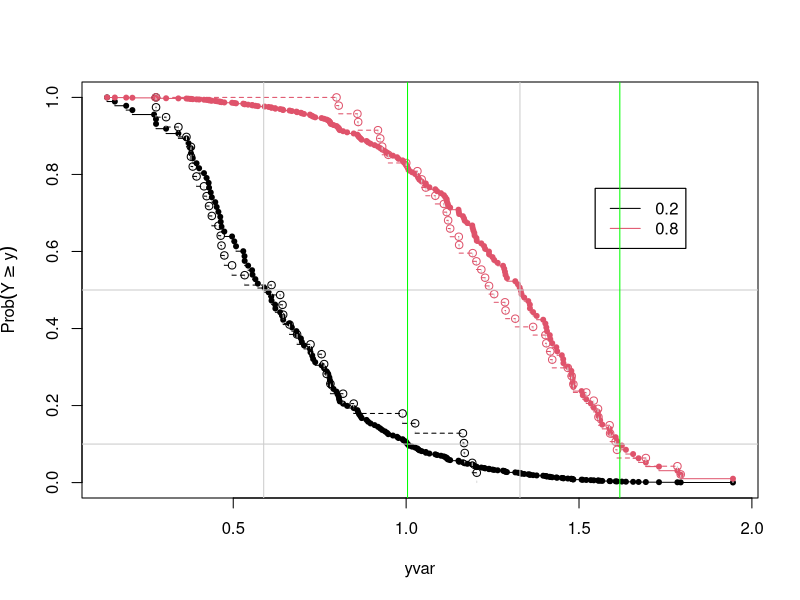

Write the R code that produced this figure.
library(rms)


### Name: ExProb
### Title: Function Generator For Exceedance Probabilities
### Aliases: ExProb ExProb.orm plot.ExProb

### ** Examples

set.seed(1)
x1 <- runif(200)
yvar <- x1 + runif(200)
f <- orm(yvar ~ x1)
d <- ExProb(f)
lp <- predict(f, newdata=data.frame(x1=c(.2,.8)))
w <- d(lp)
s1 <- abs(x1 - .2) < .1
s2 <- abs(x1 - .8) < .1
plot(w, data=data.frame(x1=c(rep(.2, sum(s1)), rep(.8, sum(s2))),
                        yvar=c(yvar[s1], yvar[s2])))

qu <- Quantile(f)
abline(h=c(.1,.5), col='gray80')
abline(v=qu(.5, lp), col='gray80')
abline(v=qu(.9, lp), col='green')
